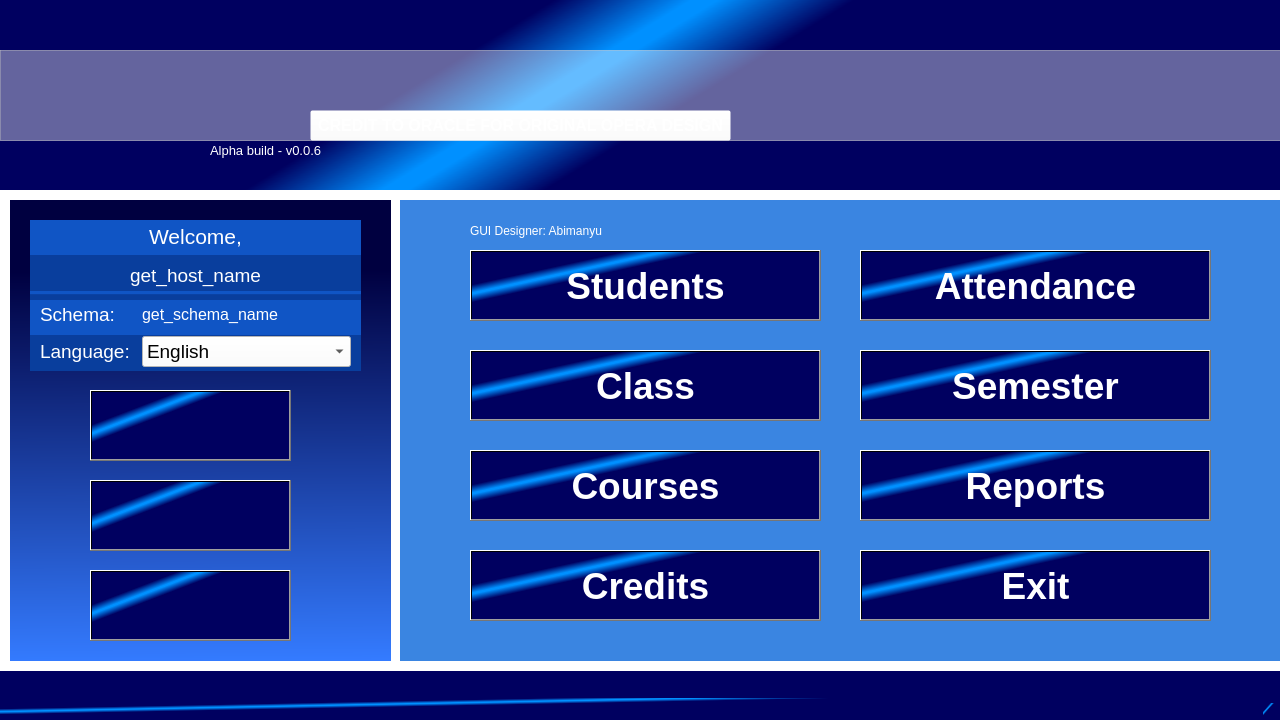
<?xml version="1.0" encoding="UTF-8"?>
<ui version="4.0">
 <class>MainWindow</class>
 <widget class="QMainWindow" name="MainWindow">
  <property name="geometry">
   <rect>
    <x>0</x>
    <y>0</y>
    <width>1280</width>
    <height>720</height>
   </rect>
  </property>
  <property name="mouseTracking">
   <bool>false</bool>
  </property>
  <property name="windowTitle">
   <string>Tpera</string>
  </property>
  <property name="windowIcon">
   <iconset>
    <normaloff>../../../Downloads/blue200px-Temple_T_logo.png</normaloff>../../../Downloads/blue200px-Temple_T_logo.png</iconset>
  </property>
  <property name="layoutDirection">
   <enum>Qt::LeftToRight</enum>
  </property>
  <property name="styleSheet">
   <string notr="true">background-color: qlineargradient(spread:reflect, x1:0.323, y1:0.256, x2:0.783818, y2:0.665318, stop:0.0113636 rgba(0, 144, 255, 255), stop:0.142045 rgba(0, 0, 96, 255));</string>
  </property>
  <widget class="QWidget" name="centralwidget">
   <widget class="QLabel" name="labelGui1">
    <property name="geometry">
     <rect>
      <x>0</x>
      <y>50</y>
      <width>1301</width>
      <height>91</height>
     </rect>
    </property>
    <property name="styleSheet">
     <string notr="true">background-color: rgba(255, 255, 255, 100);</string>
    </property>
    <property name="frameShape">
     <enum>QFrame::StyledPanel</enum>
    </property>
    <property name="frameShadow">
     <enum>QFrame::Plain</enum>
    </property>
    <property name="lineWidth">
     <number>3</number>
    </property>
    <property name="midLineWidth">
     <number>0</number>
    </property>
    <property name="text">
     <string/>
    </property>
    <property name="scaledContents">
     <bool>false</bool>
    </property>
    <property name="openExternalLinks">
     <bool>false</bool>
    </property>
   </widget>
   <widget class="QLabel" name="labelGui2">
    <property name="geometry">
     <rect>
      <x>0</x>
      <y>190</y>
      <width>1281</width>
      <height>481</height>
     </rect>
    </property>
    <property name="styleSheet">
     <string notr="true">background-color: rgb(255, 255, 255);</string>
    </property>
    <property name="text">
     <string/>
    </property>
   </widget>
   <widget class="QLabel" name="labelGui3">
    <property name="geometry">
     <rect>
      <x>10</x>
      <y>200</y>
      <width>381</width>
      <height>461</height>
     </rect>
    </property>
    <property name="font">
     <font>
      <stylestrategy>PreferDefault</stylestrategy>
     </font>
    </property>
    <property name="acceptDrops">
     <bool>false</bool>
    </property>
    <property name="styleSheet">
     <string notr="true">background-color: qlineargradient(spread:pad, x1:0.5, y1:1, x2:0.495, y2:0.153409, stop:0 rgba(52, 123, 255, 255), stop:1 rgba(0, 0, 64, 255));</string>
    </property>
    <property name="text">
     <string/>
    </property>
   </widget>
   <widget class="QLabel" name="labelGui4">
    <property name="geometry">
     <rect>
      <x>400</x>
      <y>200</y>
      <width>891</width>
      <height>461</height>
     </rect>
    </property>
    <property name="autoFillBackground">
     <bool>false</bool>
    </property>
    <property name="styleSheet">
     <string notr="true">background-color: rgb(58, 133, 225);</string>
    </property>
    <property name="text">
     <string/>
    </property>
    <property name="pixmap">
     <pixmap>../../../Downloads/trans-blue300px-Temple_T_logo.png</pixmap>
    </property>
    <property name="scaledContents">
     <bool>false</bool>
    </property>
    <property name="alignment">
     <set>Qt::AlignCenter</set>
    </property>
   </widget>
   <widget class="QPushButton" name="btnHelp">
    <property name="geometry">
     <rect>
      <x>90</x>
      <y>390</y>
      <width>201</width>
      <height>71</height>
     </rect>
    </property>
    <property name="cursor">
     <cursorShape>PointingHandCursor</cursorShape>
    </property>
    <property name="acceptDrops">
     <bool>false</bool>
    </property>
    <property name="layoutDirection">
     <enum>Qt::LeftToRight</enum>
    </property>
    <property name="autoFillBackground">
     <bool>false</bool>
    </property>
    <property name="styleSheet">
     <string notr="true">border-image: url(:/Buttons/Button1.jpg);</string>
    </property>
    <property name="text">
     <string/>
    </property>
    <property name="checkable">
     <bool>false</bool>
    </property>
    <property name="autoDefault">
     <bool>false</bool>
    </property>
    <property name="default">
     <bool>false</bool>
    </property>
    <property name="flat">
     <bool>false</bool>
    </property>
   </widget>
   <widget class="QPushButton" name="btnCanvas">
    <property name="geometry">
     <rect>
      <x>90</x>
      <y>480</y>
      <width>201</width>
      <height>71</height>
     </rect>
    </property>
    <property name="cursor">
     <cursorShape>PointingHandCursor</cursorShape>
    </property>
    <property name="acceptDrops">
     <bool>false</bool>
    </property>
    <property name="layoutDirection">
     <enum>Qt::LeftToRight</enum>
    </property>
    <property name="autoFillBackground">
     <bool>false</bool>
    </property>
    <property name="styleSheet">
     <string notr="true">border-image: url(:/Buttons/Button2.jpg);</string>
    </property>
    <property name="text">
     <string/>
    </property>
    <property name="checkable">
     <bool>false</bool>
    </property>
    <property name="autoDefault">
     <bool>false</bool>
    </property>
    <property name="default">
     <bool>false</bool>
    </property>
    <property name="flat">
     <bool>false</bool>
    </property>
   </widget>
   <widget class="QPushButton" name="btnDonate">
    <property name="geometry">
     <rect>
      <x>90</x>
      <y>570</y>
      <width>201</width>
      <height>71</height>
     </rect>
    </property>
    <property name="cursor">
     <cursorShape>PointingHandCursor</cursorShape>
    </property>
    <property name="acceptDrops">
     <bool>false</bool>
    </property>
    <property name="layoutDirection">
     <enum>Qt::LeftToRight</enum>
    </property>
    <property name="autoFillBackground">
     <bool>false</bool>
    </property>
    <property name="styleSheet">
     <string notr="true">border-image: url(:/Buttons/Button3.jpg);</string>
    </property>
    <property name="text">
     <string/>
    </property>
    <property name="checkable">
     <bool>false</bool>
    </property>
    <property name="autoDefault">
     <bool>false</bool>
    </property>
    <property name="default">
     <bool>false</bool>
    </property>
    <property name="flat">
     <bool>false</bool>
    </property>
   </widget>
   <widget class="QLabel" name="lblLogo">
    <property name="geometry">
     <rect>
      <x>40</x>
      <y>50</y>
      <width>251</width>
      <height>111</height>
     </rect>
    </property>
    <property name="styleSheet">
     <string notr="true">background-color: rgba(255, 255, 255, 0);</string>
    </property>
    <property name="text">
     <string/>
    </property>
    <property name="pixmap">
     <pixmap>../../../../../Program Files (x86)/Qt Designer/logo1a.png</pixmap>
    </property>
    <property name="scaledContents">
     <bool>true</bool>
    </property>
   </widget>
   <widget class="QPushButton" name="btnStudents">
    <property name="geometry">
     <rect>
      <x>470</x>
      <y>250</y>
      <width>351</width>
      <height>71</height>
     </rect>
    </property>
    <property name="font">
     <font>
      <family>Arial</family>
      <pointsize>28</pointsize>
      <weight>75</weight>
      <bold>true</bold>
      <kerning>true</kerning>
     </font>
    </property>
    <property name="cursor">
     <cursorShape>PointingHandCursor</cursorShape>
    </property>
    <property name="layoutDirection">
     <enum>Qt::LeftToRight</enum>
    </property>
    <property name="styleSheet">
     <string notr="true">color: rgb(255, 255, 255);</string>
    </property>
    <property name="text">
     <string>Students</string>
    </property>
    <property name="iconSize">
     <size>
      <width>40</width>
      <height>40</height>
     </size>
    </property>
   </widget>
   <widget class="QPushButton" name="btnClass">
    <property name="geometry">
     <rect>
      <x>470</x>
      <y>350</y>
      <width>351</width>
      <height>71</height>
     </rect>
    </property>
    <property name="font">
     <font>
      <family>Arial</family>
      <pointsize>28</pointsize>
      <weight>75</weight>
      <bold>true</bold>
     </font>
    </property>
    <property name="cursor">
     <cursorShape>PointingHandCursor</cursorShape>
    </property>
    <property name="layoutDirection">
     <enum>Qt::LeftToRight</enum>
    </property>
    <property name="styleSheet">
     <string notr="true">color: rgb(255, 255, 255);</string>
    </property>
    <property name="text">
     <string>Class</string>
    </property>
   </widget>
   <widget class="QPushButton" name="btnCourses">
    <property name="geometry">
     <rect>
      <x>470</x>
      <y>450</y>
      <width>351</width>
      <height>71</height>
     </rect>
    </property>
    <property name="font">
     <font>
      <family>Arial</family>
      <pointsize>28</pointsize>
      <weight>75</weight>
      <bold>true</bold>
     </font>
    </property>
    <property name="cursor">
     <cursorShape>PointingHandCursor</cursorShape>
    </property>
    <property name="layoutDirection">
     <enum>Qt::LeftToRight</enum>
    </property>
    <property name="styleSheet">
     <string notr="true">color: rgb(255, 255, 255);</string>
    </property>
    <property name="text">
     <string>Courses</string>
    </property>
   </widget>
   <widget class="QPushButton" name="btnAttendance">
    <property name="geometry">
     <rect>
      <x>860</x>
      <y>250</y>
      <width>351</width>
      <height>71</height>
     </rect>
    </property>
    <property name="font">
     <font>
      <family>Arial</family>
      <pointsize>28</pointsize>
      <weight>75</weight>
      <bold>true</bold>
     </font>
    </property>
    <property name="cursor">
     <cursorShape>PointingHandCursor</cursorShape>
    </property>
    <property name="layoutDirection">
     <enum>Qt::LeftToRight</enum>
    </property>
    <property name="styleSheet">
     <string notr="true">color: rgb(255, 255, 255);</string>
    </property>
    <property name="text">
     <string>Attendance</string>
    </property>
   </widget>
   <widget class="QPushButton" name="btnSemester">
    <property name="geometry">
     <rect>
      <x>860</x>
      <y>350</y>
      <width>351</width>
      <height>71</height>
     </rect>
    </property>
    <property name="font">
     <font>
      <family>Arial</family>
      <pointsize>28</pointsize>
      <weight>75</weight>
      <bold>true</bold>
     </font>
    </property>
    <property name="cursor">
     <cursorShape>PointingHandCursor</cursorShape>
    </property>
    <property name="layoutDirection">
     <enum>Qt::LeftToRight</enum>
    </property>
    <property name="styleSheet">
     <string notr="true">color: rgb(255, 255, 255);</string>
    </property>
    <property name="text">
     <string>Semester</string>
    </property>
   </widget>
   <widget class="QPushButton" name="btnReports">
    <property name="geometry">
     <rect>
      <x>860</x>
      <y>450</y>
      <width>351</width>
      <height>71</height>
     </rect>
    </property>
    <property name="font">
     <font>
      <family>Arial</family>
      <pointsize>28</pointsize>
      <weight>75</weight>
      <bold>true</bold>
     </font>
    </property>
    <property name="cursor">
     <cursorShape>PointingHandCursor</cursorShape>
    </property>
    <property name="layoutDirection">
     <enum>Qt::LeftToRight</enum>
    </property>
    <property name="styleSheet">
     <string notr="true">color: rgb(255, 255, 255);</string>
    </property>
    <property name="text">
     <string>Reports</string>
    </property>
   </widget>
   <widget class="QPushButton" name="btnOriginal">
    <property name="geometry">
     <rect>
      <x>310</x>
      <y>110</y>
      <width>421</width>
      <height>31</height>
     </rect>
    </property>
    <property name="font">
     <font>
      <family>Arial</family>
      <pointsize>12</pointsize>
      <weight>75</weight>
      <bold>true</bold>
     </font>
    </property>
    <property name="cursor">
     <cursorShape>PointingHandCursor</cursorShape>
    </property>
    <property name="layoutDirection">
     <enum>Qt::LeftToRight</enum>
    </property>
    <property name="styleSheet">
     <string notr="true">color: rgb(255, 255, 255);
background-color: rgba(255, 255, 255, 0);</string>
    </property>
    <property name="text">
     <string>CREDIT TO ORACLE FOR ORIGINAL OPERA DESIGN</string>
    </property>
   </widget>
   <widget class="QFrame" name="frame">
    <property name="geometry">
     <rect>
      <x>30</x>
      <y>220</y>
      <width>331</width>
      <height>151</height>
     </rect>
    </property>
    <property name="styleSheet">
     <string notr="true">background-color: qlineargradient(spread:pad, x1:0.522682, y1:0.403409, x2:0.522318, y2:1, stop:0.142045 rgba(16, 85, 197, 255), stop:0.153409 rgba(9, 62, 157, 255));</string>
    </property>
    <property name="frameShape">
     <enum>QFrame::NoFrame</enum>
    </property>
    <property name="frameShadow">
     <enum>QFrame::Raised</enum>
    </property>
    <property name="lineWidth">
     <number>2</number>
    </property>
    <widget class="QWidget" name="verticalLayoutWidget">
     <property name="geometry">
      <rect>
       <x>0</x>
       <y>0</y>
       <width>331</width>
       <height>71</height>
      </rect>
     </property>
     <layout class="QVBoxLayout" name="verticalLayout">
      <property name="rightMargin">
       <number>0</number>
      </property>
      <item alignment="Qt::AlignHCenter">
       <widget class="QLabel" name="lblWelcome">
        <property name="font">
         <font>
          <family>Arial</family>
          <pointsize>16</pointsize>
         </font>
        </property>
        <property name="styleSheet">
         <string notr="true">background-color: rgba(255, 255, 255, 0);
color: rgb(255, 255, 255);</string>
        </property>
        <property name="text">
         <string>Welcome,</string>
        </property>
       </widget>
      </item>
      <item>
       <widget class="QLabel" name="lblHostName">
        <property name="font">
         <font>
          <family>Arial</family>
          <pointsize>14</pointsize>
         </font>
        </property>
        <property name="styleSheet">
         <string notr="true">background-color: rgba(255, 255, 255, 0);
color: rgb(255, 255, 255);</string>
        </property>
        <property name="text">
         <string>get_host_name</string>
        </property>
        <property name="alignment">
         <set>Qt::AlignCenter</set>
        </property>
        <property name="wordWrap">
         <bool>true</bool>
        </property>
       </widget>
      </item>
     </layout>
    </widget>
    <widget class="QWidget" name="gridLayoutWidget">
     <property name="geometry">
      <rect>
       <x>0</x>
       <y>80</y>
       <width>331</width>
       <height>71</height>
      </rect>
     </property>
     <layout class="QGridLayout" name="gridLayout_2">
      <property name="sizeConstraint">
       <enum>QLayout::SetDefaultConstraint</enum>
      </property>
      <property name="leftMargin">
       <number>10</number>
      </property>
      <property name="rightMargin">
       <number>10</number>
      </property>
      <property name="bottomMargin">
       <number>0</number>
      </property>
      <property name="horizontalSpacing">
       <number>6</number>
      </property>
      <property name="verticalSpacing">
       <number>10</number>
      </property>
      <item row="2" column="0" alignment="Qt::AlignHCenter">
       <widget class="QLabel" name="lblLanguage">
        <property name="font">
         <font>
          <pointsize>14</pointsize>
         </font>
        </property>
        <property name="styleSheet">
         <string notr="true">background-color: rgba(255, 255, 255, 0);
color: rgb(255, 255, 255);</string>
        </property>
        <property name="text">
         <string>Language: </string>
        </property>
        <property name="margin">
         <number>0</number>
        </property>
       </widget>
      </item>
      <item row="1" column="1">
       <widget class="QLabel" name="lblSchemaName">
        <property name="font">
         <font>
          <pointsize>12</pointsize>
         </font>
        </property>
        <property name="styleSheet">
         <string notr="true">background-color: rgba(255, 255, 255, 0);
color: rgb(255, 255, 255);</string>
        </property>
        <property name="text">
         <string>get_schema_name</string>
        </property>
        <property name="wordWrap">
         <bool>true</bool>
        </property>
       </widget>
      </item>
      <item row="1" column="0" alignment="Qt::AlignLeft">
       <widget class="QLabel" name="lblSchema">
        <property name="font">
         <font>
          <pointsize>14</pointsize>
         </font>
        </property>
        <property name="styleSheet">
         <string notr="true">background-color: rgba(255, 255, 255, 0);
color: rgb(255, 255, 255);</string>
        </property>
        <property name="text">
         <string>Schema: </string>
        </property>
       </widget>
      </item>
      <item row="2" column="1">
       <widget class="QComboBox" name="cmbLanguage">
        <property name="font">
         <font>
          <pointsize>14</pointsize>
         </font>
        </property>
        <property name="styleSheet">
         <string notr="true">background-color: rgb(255, 255, 255);</string>
        </property>
        <item>
         <property name="text">
          <string>English</string>
         </property>
        </item>
        <item>
         <property name="text">
          <string>日本語 (Not supported)</string>
         </property>
        </item>
        <item>
         <property name="text">
          <string>Others (Not supported)</string>
         </property>
        </item>
       </widget>
      </item>
      <item row="0" column="0">
       <spacer name="verticalSpacer_2">
        <property name="orientation">
         <enum>Qt::Vertical</enum>
        </property>
        <property name="sizeHint" stdset="0">
         <size>
          <width>20</width>
          <height>40</height>
         </size>
        </property>
       </spacer>
      </item>
      <item row="3" column="0">
       <spacer name="verticalSpacer">
        <property name="orientation">
         <enum>Qt::Vertical</enum>
        </property>
        <property name="sizeHint" stdset="0">
         <size>
          <width>20</width>
          <height>40</height>
         </size>
        </property>
       </spacer>
      </item>
     </layout>
    </widget>
   </widget>
   <widget class="QLabel" name="label_6">
    <property name="geometry">
     <rect>
      <x>470</x>
      <y>220</y>
      <width>301</width>
      <height>21</height>
     </rect>
    </property>
    <property name="styleSheet">
     <string notr="true">background-color: rgba(255, 255, 255, 0);
color: rgb(255, 255, 255);</string>
    </property>
    <property name="text">
     <string>GUI Designer: Abimanyu</string>
    </property>
   </widget>
   <widget class="QLabel" name="lblBuild">
    <property name="geometry">
     <rect>
      <x>210</x>
      <y>140</y>
      <width>111</width>
      <height>21</height>
     </rect>
    </property>
    <property name="font">
     <font>
      <pointsize>10</pointsize>
     </font>
    </property>
    <property name="styleSheet">
     <string notr="true">background-color: rgba(255, 255, 255, 0);
color: rgb(255, 255, 255);</string>
    </property>
    <property name="text">
     <string>Alpha build - v0.0.6</string>
    </property>
   </widget>
   <widget class="QPushButton" name="btnCredits">
    <property name="geometry">
     <rect>
      <x>470</x>
      <y>550</y>
      <width>351</width>
      <height>71</height>
     </rect>
    </property>
    <property name="font">
     <font>
      <family>Arial</family>
      <pointsize>28</pointsize>
      <weight>75</weight>
      <bold>true</bold>
     </font>
    </property>
    <property name="cursor">
     <cursorShape>PointingHandCursor</cursorShape>
    </property>
    <property name="layoutDirection">
     <enum>Qt::LeftToRight</enum>
    </property>
    <property name="styleSheet">
     <string notr="true">color: rgb(255, 255, 255);</string>
    </property>
    <property name="text">
     <string>Credits</string>
    </property>
   </widget>
   <widget class="QPushButton" name="btnExit">
    <property name="geometry">
     <rect>
      <x>860</x>
      <y>550</y>
      <width>351</width>
      <height>71</height>
     </rect>
    </property>
    <property name="font">
     <font>
      <family>Arial</family>
      <pointsize>28</pointsize>
      <weight>75</weight>
      <bold>true</bold>
     </font>
    </property>
    <property name="cursor">
     <cursorShape>PointingHandCursor</cursorShape>
    </property>
    <property name="layoutDirection">
     <enum>Qt::LeftToRight</enum>
    </property>
    <property name="styleSheet">
     <string notr="true">color: rgb(255, 255, 255);</string>
    </property>
    <property name="text">
     <string>Exit</string>
    </property>
   </widget>
  </widget>
  <widget class="QMenuBar" name="menubar">
   <property name="geometry">
    <rect>
     <x>0</x>
     <y>0</y>
     <width>1280</width>
     <height>22</height>
    </rect>
   </property>
  </widget>
  <widget class="QStatusBar" name="statusbar"/>
 </widget>
 <resources>
  <include location="../../../../../Program Files (x86)/Qt Designer/new.qrc"/>
 </resources>
 <connections/>
</ui>
